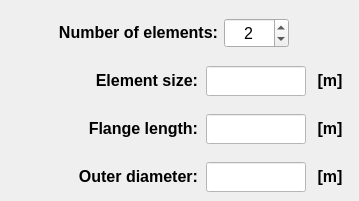
        <widget class="QWidget" name="tab_line_main">
         <attribute name="title">
          <string>Main</string>
         </attribute>
         <widget class="QLabel" name="label_108">
          <property name="enabled">
           <bool>true</bool>
          </property>
          <property name="geometry">
           <rect>
            <x>310</x>
            <y>162</y>
            <width>40</width>
            <height>30</height>
           </rect>
          </property>
          <property name="minimumSize">
           <size>
            <width>40</width>
            <height>30</height>
           </size>
          </property>
          <property name="maximumSize">
           <size>
            <width>40</width>
            <height>30</height>
           </size>
          </property>
          <property name="font">
           <font>
            <family>Arial</family>
            <pointsize>12</pointsize>
            <weight>75</weight>
            <italic>true</italic>
            <bold>true</bold>
           </font>
          </property>
          <property name="mouseTracking">
           <bool>true</bool>
          </property>
          <property name="text">
           <string>&lt;html&gt;&lt;head/&gt;&lt;body&gt;&lt;p align=&quot;center&quot;&gt;&lt;span style=&quot; font-style:normal;&quot;&gt;[m]&lt;/span&gt;&lt;/p&gt;&lt;/body&gt;&lt;/html&gt;</string>
          </property>
          <property name="alignment">
           <set>Qt::AlignCenter</set>
          </property>
         </widget>
         <widget class="QLabel" name="label_109">
          <property name="enabled">
           <bool>true</bool>
          </property>
          <property name="geometry">
           <rect>
            <x>310</x>
            <y>114</y>
            <width>40</width>
            <height>30</height>
           </rect>
          </property>
          <property name="minimumSize">
           <size>
            <width>40</width>
            <height>30</height>
           </size>
          </property>
          <property name="maximumSize">
           <size>
            <width>40</width>
            <height>30</height>
           </size>
          </property>
          <property name="font">
           <font>
            <family>Arial</family>
            <pointsize>12</pointsize>
            <weight>75</weight>
            <italic>true</italic>
            <bold>true</bold>
           </font>
          </property>
          <property name="mouseTracking">
           <bool>true</bool>
          </property>
          <property name="text">
           <string>&lt;html&gt;&lt;head/&gt;&lt;body&gt;&lt;p align=&quot;center&quot;&gt;&lt;span style=&quot; font-style:normal;&quot;&gt;[m]&lt;/span&gt;&lt;/p&gt;&lt;/body&gt;&lt;/html&gt;</string>
          </property>
          <property name="alignment">
           <set>Qt::AlignCenter</set>
          </property>
         </widget>
         <widget class="QLabel" name="label_selected_id_9">
          <property name="enabled">
           <bool>true</bool>
          </property>
          <property name="geometry">
           <rect>
            <x>58</x>
            <y>114</y>
            <width>140</width>
            <height>30</height>
           </rect>
          </property>
          <property name="minimumSize">
           <size>
            <width>140</width>
            <height>30</height>
           </size>
          </property>
          <property name="maximumSize">
           <size>
            <width>140</width>
            <height>30</height>
           </size>
          </property>
          <property name="font">
           <font>
            <family>Arial</family>
            <pointsize>12</pointsize>
            <weight>75</weight>
            <italic>false</italic>
            <bold>true</bold>
           </font>
          </property>
          <property name="mouseTracking">
           <bool>true</bool>
          </property>
          <property name="text">
           <string>&lt;html&gt;&lt;head/&gt;&lt;body&gt;&lt;p align=&quot;right&quot;&gt;Flange length:&lt;/p&gt;&lt;/body&gt;&lt;/html&gt;</string>
          </property>
          <property name="alignment">
           <set>Qt::AlignRight|Qt::AlignTrailing|Qt::AlignVCenter</set>
          </property>
         </widget>
         <widget class="QLineEdit" name="lineEdit_flange_length_line">
          <property name="enabled">
           <bool>false</bool>
          </property>
          <property name="geometry">
           <rect>
            <x>206</x>
            <y>114</y>
            <width>100</width>
            <height>30</height>
           </rect>
          </property>
          <property name="minimumSize">
           <size>
            <width>100</width>
            <height>30</height>
           </size>
          </property>
          <property name="maximumSize">
           <size>
            <width>100</width>
            <height>30</height>
           </size>
          </property>
          <property name="sizeIncrement">
           <size>
            <width>0</width>
            <height>26</height>
           </size>
          </property>
          <property name="font">
           <font>
            <family>Arial</family>
            <pointsize>12</pointsize>
            <weight>75</weight>
            <italic>true</italic>
            <bold>true</bold>
           </font>
          </property>
          <property name="focusPolicy">
           <enum>Qt::ClickFocus</enum>
          </property>
          <property name="styleSheet">
           <string notr="true">color: rgb(0, 0, 255);
background-color: rgb(255, 255, 255);</string>
          </property>
          <property name="alignment">
           <set>Qt::AlignCenter</set>
          </property>
         </widget>
         <widget class="QLabel" name="label_number_elements">
          <property name="enabled">
           <bool>true</bool>
          </property>
          <property name="geometry">
           <rect>
            <x>48</x>
            <y>18</y>
            <width>170</width>
            <height>30</height>
           </rect>
          </property>
          <property name="minimumSize">
           <size>
            <width>170</width>
            <height>30</height>
           </size>
          </property>
          <property name="maximumSize">
           <size>
            <width>170</width>
            <height>30</height>
           </size>
          </property>
          <property name="font">
           <font>
            <family>Arial</family>
            <pointsize>12</pointsize>
            <weight>75</weight>
            <italic>false</italic>
            <bold>true</bold>
           </font>
          </property>
          <property name="mouseTracking">
           <bool>true</bool>
          </property>
          <property name="text">
           <string>&lt;html&gt;&lt;head/&gt;&lt;body&gt;&lt;p align=&quot;right&quot;&gt;Number of elements:&lt;/p&gt;&lt;/body&gt;&lt;/html&gt;</string>
          </property>
          <property name="alignment">
           <set>Qt::AlignRight|Qt::AlignTrailing|Qt::AlignVCenter</set>
          </property>
         </widget>
         <widget class="QLineEdit" name="lineEdit_outer_diameter_line">
          <property name="enabled">
           <bool>true</bool>
          </property>
          <property name="geometry">
           <rect>
            <x>206</x>
            <y>162</y>
            <width>100</width>
            <height>30</height>
           </rect>
          </property>
          <property name="minimumSize">
           <size>
            <width>100</width>
            <height>30</height>
           </size>
          </property>
          <property name="maximumSize">
           <size>
            <width>100</width>
            <height>30</height>
           </size>
          </property>
          <property name="sizeIncrement">
           <size>
            <width>0</width>
            <height>26</height>
           </size>
          </property>
          <property name="font">
           <font>
            <family>Arial</family>
            <pointsize>12</pointsize>
            <weight>75</weight>
            <italic>true</italic>
            <bold>true</bold>
           </font>
          </property>
          <property name="focusPolicy">
           <enum>Qt::ClickFocus</enum>
          </property>
          <property name="styleSheet">
           <string notr="true">color: rgb(0, 0, 0);
background-color: rgb(255, 255, 255);</string>
          </property>
          <property name="alignment">
           <set>Qt::AlignCenter</set>
          </property>
         </widget>
         <widget class="QLabel" name="label_selected_id_13">
          <property name="enabled">
           <bool>true</bool>
          </property>
          <property name="geometry">
           <rect>
            <x>58</x>
            <y>66</y>
            <width>140</width>
            <height>30</height>
           </rect>
          </property>
          <property name="minimumSize">
           <size>
            <width>140</width>
            <height>30</height>
           </size>
          </property>
          <property name="maximumSize">
           <size>
            <width>140</width>
            <height>30</height>
           </size>
          </property>
          <property name="font">
           <font>
            <family>Arial</family>
            <pointsize>12</pointsize>
            <weight>75</weight>
            <italic>false</italic>
            <bold>true</bold>
           </font>
          </property>
          <property name="mouseTracking">
           <bool>true</bool>
          </property>
          <property name="text">
           <string>&lt;html&gt;&lt;head/&gt;&lt;body&gt;&lt;p align=&quot;right&quot;&gt;Element size:&lt;/p&gt;&lt;/body&gt;&lt;/html&gt;</string>
          </property>
          <property name="alignment">
           <set>Qt::AlignRight|Qt::AlignTrailing|Qt::AlignVCenter</set>
          </property>
         </widget>
         <widget class="QLabel" name="label_110">
          <property name="enabled">
           <bool>true</bool>
          </property>
          <property name="geometry">
           <rect>
            <x>310</x>
            <y>66</y>
            <width>40</width>
            <height>30</height>
           </rect>
          </property>
          <property name="minimumSize">
           <size>
            <width>40</width>
            <height>30</height>
           </size>
          </property>
          <property name="maximumSize">
           <size>
            <width>40</width>
            <height>30</height>
           </size>
          </property>
          <property name="font">
           <font>
            <family>Arial</family>
            <pointsize>12</pointsize>
            <weight>75</weight>
            <italic>true</italic>
            <bold>true</bold>
           </font>
          </property>
          <property name="mouseTracking">
           <bool>true</bool>
          </property>
          <property name="text">
           <string>&lt;html&gt;&lt;head/&gt;&lt;body&gt;&lt;p align=&quot;center&quot;&gt;&lt;span style=&quot; font-style:normal;&quot;&gt;[m]&lt;/span&gt;&lt;/p&gt;&lt;/body&gt;&lt;/html&gt;</string>
          </property>
          <property name="alignment">
           <set>Qt::AlignCenter</set>
          </property>
         </widget>
         <widget class="QLabel" name="label_selected_id_14">
          <property name="enabled">
           <bool>true</bool>
          </property>
          <property name="geometry">
           <rect>
            <x>38</x>
            <y>162</y>
            <width>160</width>
            <height>30</height>
           </rect>
          </property>
          <property name="minimumSize">
           <size>
            <width>160</width>
            <height>30</height>
           </size>
          </property>
          <property name="maximumSize">
           <size>
            <width>160</width>
            <height>30</height>
           </size>
          </property>
          <property name="font">
           <font>
            <family>Arial</family>
            <pointsize>12</pointsize>
            <weight>75</weight>
            <italic>false</italic>
            <bold>true</bold>
           </font>
          </property>
          <property name="mouseTracking">
           <bool>true</bool>
          </property>
          <property name="text">
           <string>&lt;html&gt;&lt;head/&gt;&lt;body&gt;&lt;p align=&quot;right&quot;&gt;Outer diameter:&lt;/p&gt;&lt;/body&gt;&lt;/html&gt;</string>
          </property>
          <property name="alignment">
           <set>Qt::AlignRight|Qt::AlignTrailing|Qt::AlignVCenter</set>
          </property>
         </widget>
         <widget class="QLineEdit" name="lineEdit_element_size_line">
          <property name="enabled">
           <bool>false</bool>
          </property>
          <property name="geometry">
           <rect>
            <x>206</x>
            <y>66</y>
            <width>100</width>
            <height>30</height>
           </rect>
          </property>
          <property name="minimumSize">
           <size>
            <width>100</width>
            <height>30</height>
           </size>
          </property>
          <property name="maximumSize">
           <size>
            <width>100</width>
            <height>30</height>
           </size>
          </property>
          <property name="sizeIncrement">
           <size>
            <width>0</width>
            <height>26</height>
           </size>
          </property>
          <property name="font">
           <font>
            <family>Arial</family>
            <pointsize>12</pointsize>
            <weight>75</weight>
            <italic>true</italic>
            <bold>true</bold>
           </font>
          </property>
          <property name="focusPolicy">
           <enum>Qt::ClickFocus</enum>
          </property>
          <property name="styleSheet">
           <string notr="true">color: rgb(0, 0, 255);
background-color: rgb(255, 255, 255);</string>
          </property>
          <property name="alignment">
           <set>Qt::AlignCenter</set>
          </property>
         </widget>
         <widget class="QSpinBox" name="spinBox_number_elements_line">
          <property name="geometry">
           <rect>
            <x>224</x>
            <y>18</y>
            <width>65</width>
            <height>30</height>
           </rect>
          </property>
          <property name="minimumSize">
           <size>
            <width>0</width>
            <height>30</height>
           </size>
          </property>
          <property name="maximumSize">
           <size>
            <width>16777215</width>
            <height>30</height>
           </size>
          </property>
          <property name="font">
           <font>
            <pointsize>12</pointsize>
           </font>
          </property>
          <property name="alignment">
           <set>Qt::AlignCenter</set>
          </property>
          <property name="minimum">
           <number>1</number>
          </property>
          <property name="value">
           <number>2</number>
          </property>
         </widget>
        </widget>
